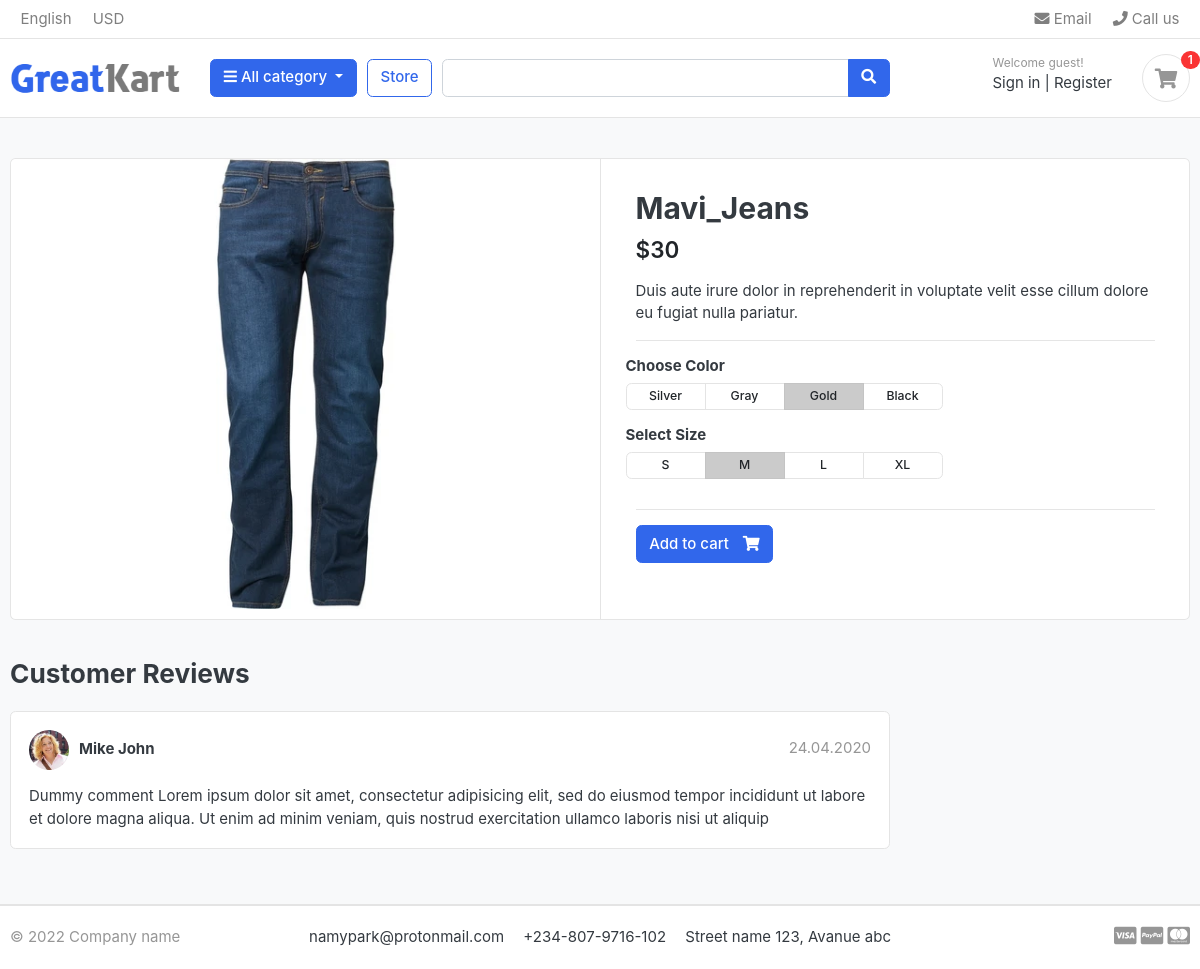
The page /store/category/jeans/mavi_jeans/ on the database its author committed.
### store/models.py (models this page shows, shortened)
class Product(models.Model):
    product_name = models.CharField(max_length=200, unique=True)
    description = models.TextField(max_length=200, null=True)
    slug = models.SlugField(max_length=200, unique=True)
    price = models.IntegerField()
    images = models.ImageField(upload_to="photos/products")
    stock = models.IntegerField()
    is_available = models.BooleanField(default=True)
    category = models.ForeignKey(Category, on_delete=models.CASCADE, null=True)
    created_date = models.DateTimeField(auto_now_add=True)
    modified_date = models.DateTimeField(auto_now=True)

### store/views.py (the view)
def product_detail(request, category_slug, product_slug):
    try:
        single_product = Product.objects.get(
            category__slug=category_slug, slug=product_slug
        )
        in_cart = CartItem.objects.filter(
            cart__cart_id=_cart_id(request), product=single_product
        ).exists()
    except Exception as e:
        raise e
    context = {"single_product": single_product, "in_cart": in_cart}
    return render(request, "store/product-detail.html", context)

### carts/context_processors.py (called while the page is built)
def cart_quantity(request):
    if "admin" in request.path:
        return {}
    else:
        quantity = CartItem.objects.all().aggregate(Sum("quantity"))
        return dict(quantity=quantity["quantity__sum"])

### carts/views.py (called while the page is built)
def _cart_id(request):
    cart = request.session.session_key
    if not cart:
        cart = request.session.create()
    return cart

### category/context_processors.py (called while the page is built)
def menu_links(request):
    links = Category.objects.all()
    return dict(links=links)

### category/models.py (called while the page is built)
    def get_absolute_url(self):
        return reverse("products_by_category", kwargs={"category_slug": self.slug})

### store/templates/store/product-detail.html
{% extends "ecommerce/base.html" %} {% load static %} {% block content %}
<body>
  <section class="section-content padding-y bg">
    <div class="container">
      <div class="card">
        <div class="row no-gutters">
          <aside class="col-md-6">
            <article class="gallery-wrap">
              <div class="img-big-wrap">
                <a href="#"><img src="{{ single_product.images.url }}" /></a>
              </div>
            </article>
          </aside>
          <main class="col-md-6 border-left">
            <article class="content-body">
              <h2 class="title">{{ single_product.product_name }}</h2>
              <div class="mb-3">
                <var class="price h4">${{single_product.price}}</var>
              </div>
              <p>{{ single_product.description}}</p>
              <hr />
              <div class="row">
                <div class="item-option-select">
                  <h6>Choose Color</h6>
                  <div
                    class="btn-group btn-group-sm btn-group-toggle"
                    data-toggle="buttons"
                  >
                    <label class="btn btn-light">
                      <input type="radio" name="radio_color" /> Silver
                    </label>
                    <label class="btn btn-light">
                      <input type="radio" name="radio_color" /> Gray
                    </label>
                    <label class="btn btn-light active">
                      <input type="radio" name="radio_color checked" /> Gold
                    </label>
                    <label class="btn btn-light">
                      <input type="radio" name="radio_color" /> Black
                    </label>
                  </div>
                </div>
              </div>
              <div class="row">
                <div class="item-option-select">
                  <h6>Select Size</h6>
                  <div
                    class="btn-group btn-group-sm btn-group-toggle"
                    data-toggle="buttons"
                  >
                    <label class="btn btn-light">
                      <input type="radio" name="radio_color" /> S
                    </label>
                    <label class="btn btn-light active">
                      <input type="radio" name="radio_color" checked /> M
                    </label>
                    <label class="btn btn-light">
                      <input type="radio" name="radio_color" /> L
                    </label>
                    <label class="btn btn-light">
                      <input type="radio" name="radio_color" /> XL
                    </label>
                  </div>
                </div>
              </div>
              <hr />
              {% if single_product.stock <= 0 %}
              <h5 class="text-danger">out of stock</h5>
              {% else %} {% if in_cart %}
              <a
                href="{% url 'add_cart' single_product.id %}"
                class="btn btn-success"
              >
                <span class="text">Add to cart</span>
                <i class="fas fa-check"></i>
              </a>
              <a href="{% url 'cart' %}" class="btn btn-outline-primary">
                <span class="text">View cart</span>
                <i class="fas fa-eye"></i>
              </a>
              {% else %}
              <a
                href="{% url 'add_cart' single_product.id %}"
                class="btn btn-primary"
              >
                <span class="text">Add to cart</span>
                <i class="fas fa-shopping-cart"></i>
              </a>
              {% endif %} {% endif %}
            </article>
          </main>
        </div>
      </div>
      <br />
      <div class="row">
        <div class="col-md-9">
          <header class="section-heading">
            <h3>Customer Reviews</h3>
          </header>
          <article class="box mb-3">
            <div class="icontext w-100">
              <img
                src="{% static './images/avatars/avatar1.jpg' %}"
                class="img-xs icon rounded-circle"
              />
              <div class="text">
                <span class="date text-muted float-md-right">24.04.2020 </span>
                <h6 class="mb-1">Mike John</h6>
              </div>
            </div>
            <div class="mt-3">
              <p>
                Dummy comment Lorem ipsum dolor sit amet, consectetur
                adipisicing elit, sed do eiusmod tempor incididunt ut labore et
                dolore magna aliqua. Ut enim ad minim veniam, quis nostrud
                exercitation ullamco laboris nisi ut aliquip
              </p>
            </div>
          </article>
        </div>
      </div>
    </div>
  </section>
</body>
{% endblock content %}

### ecommerce/static/css/ui.css (style rules this page uses)
html { font-family: "Inter", sans-serif; font-size: 15px; }
.content-body { flex: 1 1 auto; padding: 2rem 2.3rem; }
.img-xs, .img-sm, .img-md, .img-lg { -o-object-fit: cover; object-fit: cover; flex-shrink: 0; flex-grow: 0; }
.img-xs { width: 40px; height: 40px; }
.padding-y { padding-top: 40px; padding-bottom: 40px; }
var { font-style: normal; }
article:after, .form-group:after { display: block; clear: both; content: ""; }
.bg { background-color: #f8f9fa; }
.section-heading { margin-bottom: 20px; margin-top: 15px; }
p:last-child { margin-bottom: 0; }
.btn-light { background-color: #fff; border-color: #e4e4e4; }
.btn .text + i { margin-left: 10px; }
.icontext { display: inline-flex; align-items: center; vertical-align: middle; }
.icontext .text { width: 100%; line-height: 1.2; }
.icontext .icon { position: relative; margin-right: 10px; flex-shrink: 0; flex-grow: 0; }
.price { font-weight: 600; color: #212529; }
.box { padding: 18px; background: #fff; border-radius: 0.37rem; border: 1px solid #e4e4e4; }
.box img { max-width: 100%; }
.gallery-wrap .img-big-wrap { margin-bottom: 10px; border-radius: 0.37rem; overflow: hidden; background-color: #fff; }
.gallery-wrap .img-big-wrap a { text-align: center; display: block; }
.gallery-wrap .img-big-wrap img { height: 450px; width: auto; display: inline-block; }
.item-option-select { margin-bottom: 1rem; display: inline-block; margin-right: 15px; }
.item-option-select .btn { min-width: 80px; }

### rows shown on the page
Product: images (picture), product_name "Mavi_Jeans", price "30", description "Duis aute irure dolor in reprehenderit in voluptate velit esse cillum dolore eu fugiat nulla pariatur."

### other values the page prints
{{ quantity }} "1"
